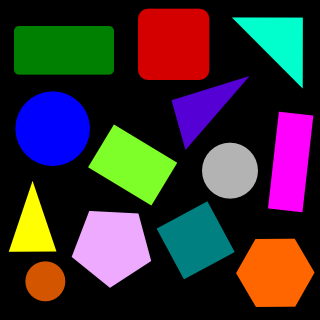
#> input picture data/shapes.png, 320 x 320 px
$ python astrarium.py   (older library calls are emulated)
#> lines starting #> are read from the running program, lines starting #| are printed output that depends on the picture; after the words box and inside, x2 and y2 are one past the last pixel; in counts of white or black regions, pixels touching at a corner belong together
from __future__ import print_function

import cv2

def set_label(img, label, cnt):
    fontface = cv2.FONT_HERSHEY_SIMPLEX
    scale = 0.4
    thickness = 1
    white_color = (255, 255, 255)
    filled = cv2.cv.CV_FILLED
    (text_w, text_h), baseline = cv2.getTextSize(label, fontface, scale, thickness)
    rect_x, rect_y, rect_w, rect_h = cv2.boundingRect(cnt)
    pt0 = (rect_x + ((rect_w - text_w) / 2), rect_y + ((rect_h + text_h) / 2))
    pt1 = (pt0[0], pt0[1] + baseline)
    pt2 = (pt0[0] + text_w, pt0[1] - text_h)
    cv2.rectangle(img, pt1, pt2, white_color, filled)
    cv2.putText(img, label, pt0, fontface, scale, (0, 0, 0), thickness, 8)


def main():
    src = cv2.imread('data/shapes.png')
#> src is the input picture: shape (320, 320, 3); mean B, G, R 49, 46.1, 55.8
    gray = cv2.cvtColor(src, cv2.COLOR_BGR2GRAY)
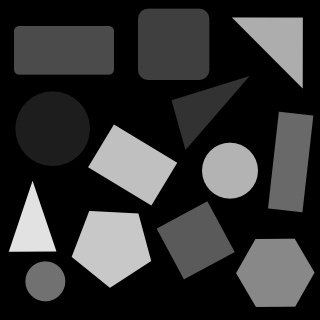
#> gray: shape (320, 320); min 0, max 226, mean 49.3
    binary = cv2.Canny(gray, 0, 50, apertureSize=5)
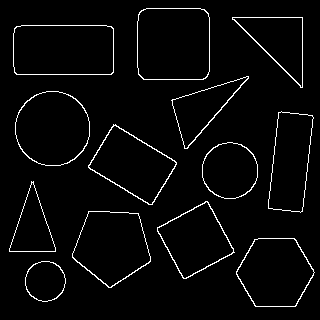
#> binary: shape (320, 320); 3.3% white in thin lines or dots, all inside (x1, y1, x2, y2) = (9, 8, 315, 307)
    cnts, hier = cv2.findContours(binary, cv2.RETR_EXTERNAL, cv2.CHAIN_APPROX_SIMPLE)
#> cnts = 13 contours; largest, box (x1, y1, x2, y2) and area: (137, 8, 210, 80) 5016, (13, 25, 114, 75) 4864, (15, 91, 90, 166) 4376, (72, 211, 151, 288) 4192, (236, 238, 315, 307) 4036

    dst = src.copy()

    for cnt in cnts:
        cnt_len = cv2.arcLength(cnt, True)
        cnt = cv2.approxPolyDP(cnt, 0.02 * cnt_len, True)
        is_too_small = cv2.contourArea(cnt) < 100

        if is_too_small or not cv2.isContourConvex(cnt):
            continue

        if len(cnt) == 3:
            set_label(dst, 'TRI', cnt)
#> this loop made 13 passes
#> cnt_len on passes 1, 2, 3, 6, 9: 133.6, 246.9, 257.6, 185.7, 246.8
#> (cnt_len, cnt) on passes 4, 7, 8, 11, 13: (246.5, [[207, 201], [157, 227], [183, 278], [234, 252]]), (264.2, [[113, 124], [88, 167], [152, 204], [176, 162]]), (273.3, [[281, 111], [268, 208], [300, 212], [313, 117]]), (291, [[14, 28], [16, 74], [113, 72], [111, 26]]), (272.5, [[141, 10], [138, 74], [205, 78], [208, 13]])
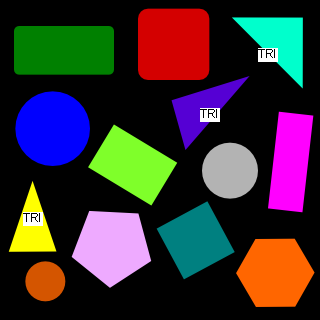
#> dst: shape (320, 320, 3); 0.8% of pixels changed, all inside (x1, y1, x2, y2) = (23, 48, 278, 226)


    cv2.imshow('destination', dst)
    cv2.waitKey()
    cv2.destroyAllWindows()

if __name__ == '__main__':
    main()
